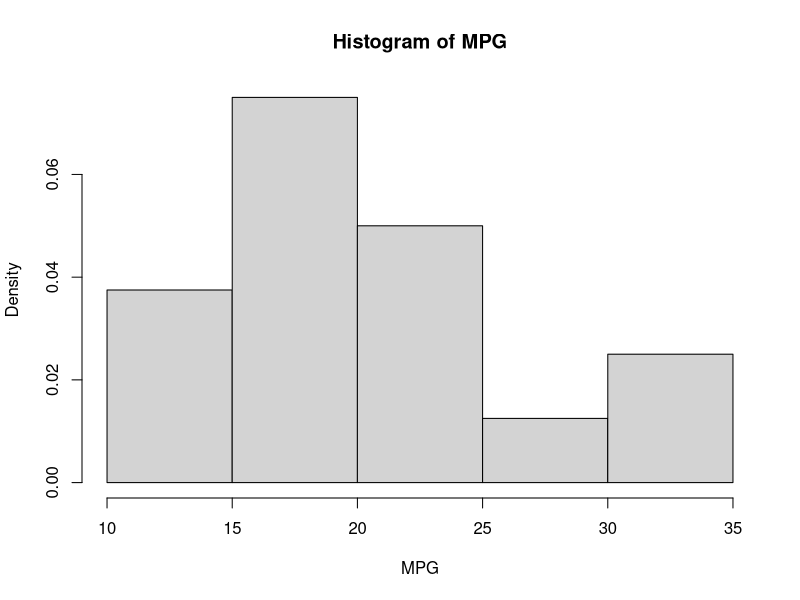
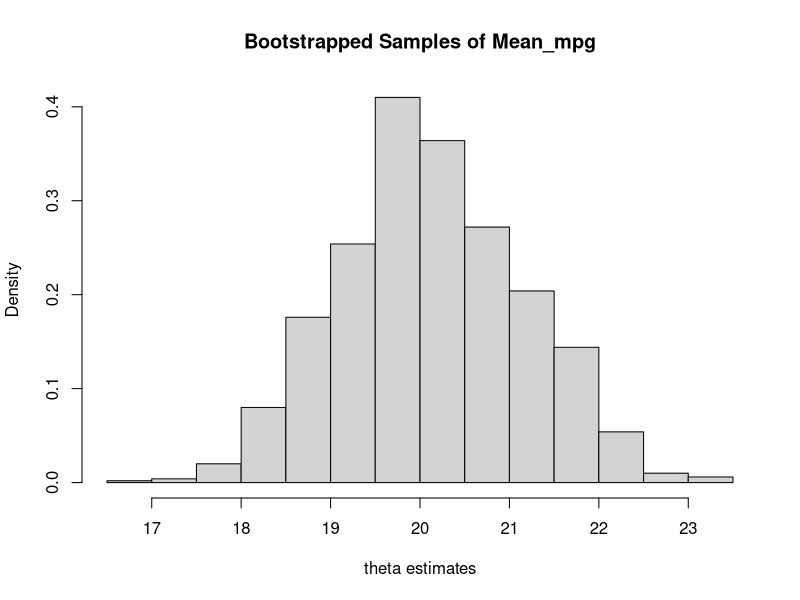
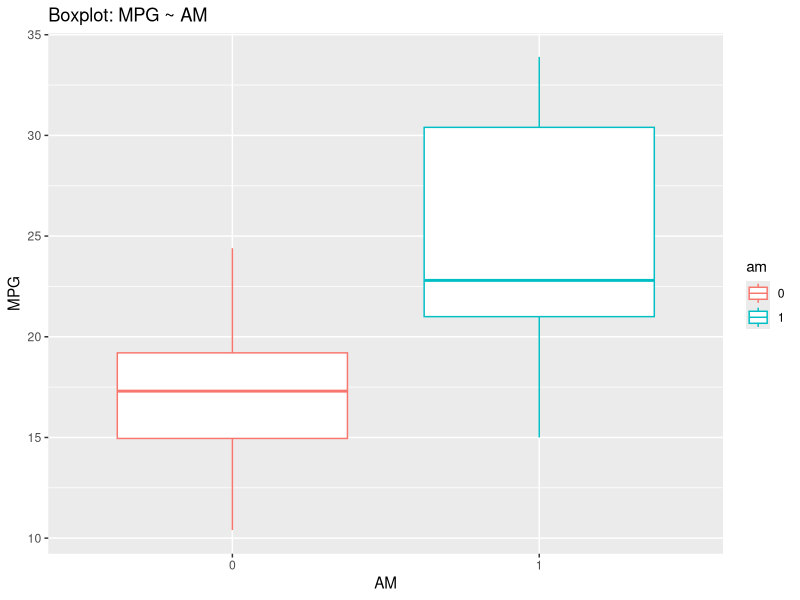
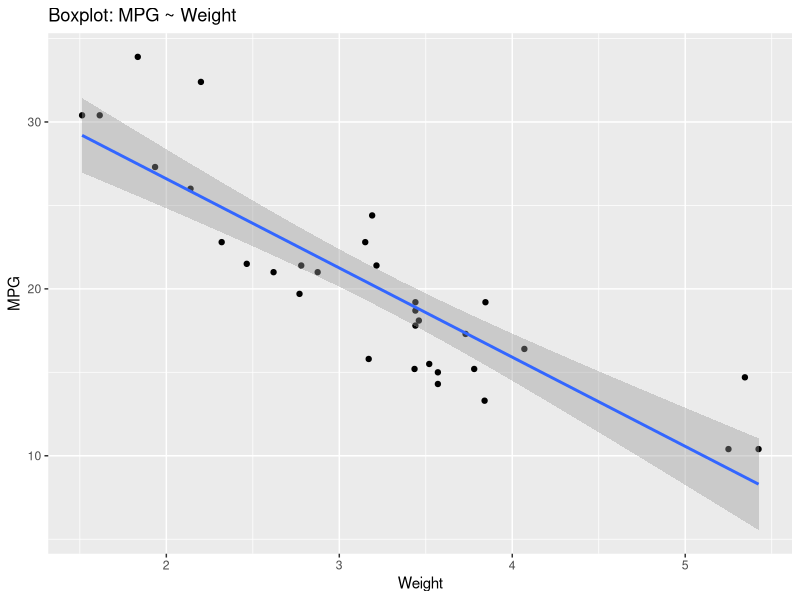
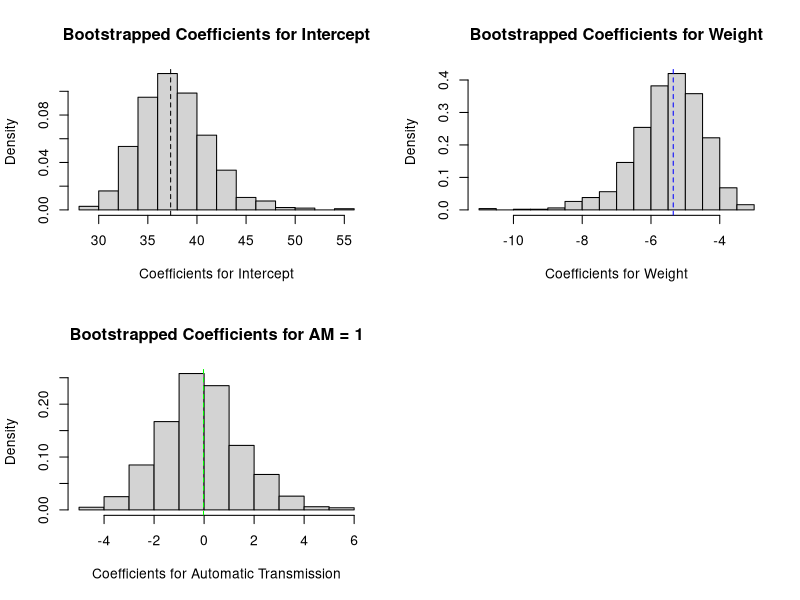

Recreate these plots in R, in order.

#We will use the `mtcars` data set to illustrate a simple implementation. 
data("mtcars")
mpg = mtcars$mpg
n = length(mpg)
print(mean(mpg))
hist(x = mpg, probability = TRUE, xlab = "MPG", main = "Histogram of MPG")



## Bootstrap Example

B = 1000 ## number of bootstraps
results = numeric(B) ## vector to hold results
for(b in 1:B){
  i = sample(x = 1:n, size = n, replace = TRUE) ## sample indices
  bootSample = mpg[i] ## get data
  thetaHat = mean(bootSample) ## calculate the mean for bootstrap sample
  results[b] = thetaHat ## store results
}

hist(x = results, probability = TRUE, 
     main = "Bootstrapped Samples of Mean_mpg",
     xlab = "theta estimates")





library(ggplot2, quietly = TRUE) ## for graphics
mtcars$am <- as.factor(mtcars$am) ## Transmission (0 = automatic, 1 = manual
fit = lm(formula = mpg ~ wt + am, data = mtcars)
data.frame(coefficients = coefficients(fit), CI = confint(fit), check.names = FALSE)



## Paired Bootstrapping 


qplot(x = as.factor(am), y = mpg, data = mtcars, geom = "boxplot",
      main = "Boxplot: MPG ~ AM", ylab = "MPG", xlab = "AM",
      colour = am)



## Paired Bootstrapping 


qplot(x = wt, y = mpg, data = mtcars, geom = c("point", "smooth"),
      main = "Boxplot: MPG ~ Weight", ylab = "MPG", xlab = "Weight",
      method = "lm", formula = y~x)


## save coefficients
beta_int = coefficients(fit)[1]
beta_wt = coefficients(fit)[2]
beta_am = coefficients(fit)[3]

n = dim(mtcars)[1] ## number of obs in data
B = 1000 ## number of bootstrap samples

results = matrix(data = NA, nrow = B, ncol = 3, 
                 dimnames = list(NULL, c("Intercept", "wt", "am")))

## begin bootstrap for-loop
for(b in 1:B){
  i = sample(x = 1:n, size = n, replace = TRUE) ## sample indices
  temp = mtcars[i,] ## temp data set
  temp_model =  lm(formula = mpg ~ wt + am, data = temp) ## train model
  coeff = matrix(data = coefficients(temp_model), ncol = 3) ## get coefficients
  results[b,] = coeff ## save coefficients in matrix
}





## Paired Bootstrapping 




results <- data.frame(results, check.names = FALSE)

summary(results) ## take a look at the samples

boot_int = results[,"Intercept"]
boot_wt = results[,"wt"]
boot_am = results[,"am"]




## Paired Bootstrapping 
par(mfrow = c(2,2))
hist(boot_int, main = "Bootstrapped Coefficients for Intercept",
     xlab = "Coefficients for Intercept", probability = TRUE)
abline(v = coefficients(fit)[1], col = "black", lty=2)


hist(boot_wt, main = "Bootstrapped Coefficients for Weight",
     xlab = "Coefficients for Weight", probability = TRUE)
abline(v = coefficients(fit)[2], col = "blue", lty=2)


hist(boot_am, main = "Bootstrapped Coefficients for AM = 1",
     xlab = "Coefficients for Automatic Transmission", probability = TRUE)
abline(v = coefficients(fit)[3], col = "green", lty=2)





## Paired Bootstrapping 
#Now we can estimate bias for each parameter estimate. Define Bias as $Bias(\theta) = E[\theta^*] - \theta$, where in our scenario we have $Bias(\hat\theta) = E[\hat\theta^*] - \hat\theta$. Our bootstrap bias corrected estimates are then $\hat\theta_{BC} = \hat\theta - Bias(\hat\theta)$.

bias_int = mean(boot_int - beta_int)
print(bias_int)

bias_wt = mean(boot_wt - beta_wt)
print(bias_wt)

bias_am = mean(boot_am - beta_am)
print(bias_am)


## incorportate our bias into the coefficients
## we now have bias corrected coefficients

intercept = beta_int - bias_int
print(intercept)

wt = beta_wt - bias_wt
print(wt)

am = beta_am - bias_am
print(am)
